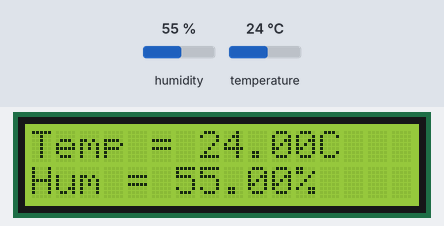
The sketch below on a simulated Arduino Uno, built with avr-gcc and run on an emulated ATmega328P. Shown: 16×2 character LCD. The test bench sets the inputs (shaded band); at power-on: humidity 55 %, temperature 24 °C.

Above: at 2.2 s.
2.3 s: humidity set to 22 %
At 3.9 s:
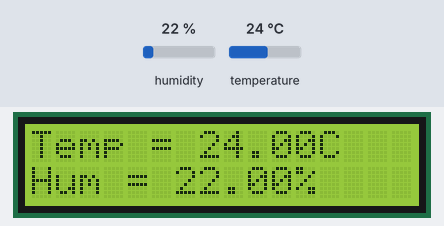
5.1 s: temperature set to 12 °C
At 6.7 s:
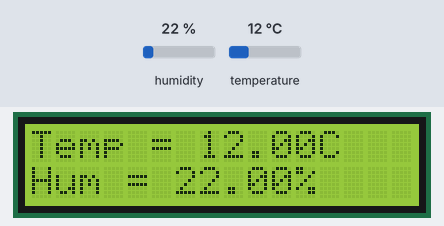
7.9 s: humidity set to 40 %
At 10.2 s:
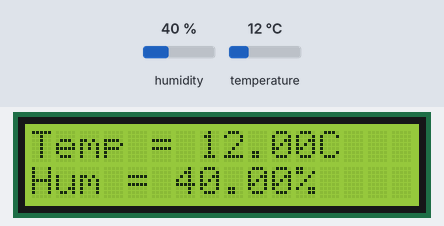
11.1 s: temperature set to 19 °C
At 13.0 s:
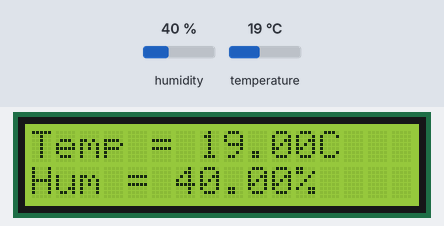
Timing chart, 0 to 14.5 s (numbered marks = the images above; inputs shaded):
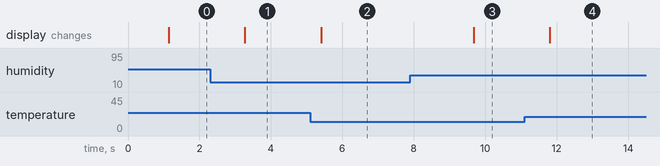

Measured:
- after the input at 2.3 s, the display: changes after 0.97 s (image 1)
- after the input at 5.1 s, the display: changes after 0.31 s (image 2)
- after the input at 7.9 s, the display: changes after 1.8 s (image 3)
- after the input at 11.1 s, the display: changes after 0.71 s (image 4)

The sketch:

Temp_mesure_code.ino
```cpp
#include <Wire.h>
#include <LiquidCrystal_I2C.h>
#include <DHT.h>

LiquidCrystal_I2C LCD(0x27, 16, 2);
DHT CAP(7,  DHT11);

void setup() {
  Wire.begin();
  CAP.begin();
  LCD.init();
  LCD.backlight();
  LCD.setCursor(0,0);
  LCD.print("Hello");
  LCD.setCursor(0,1);
  LCD.print("Project by yssf");
  delay(1000);
}

void loop() {
  float temp = CAP.readTemperature();
  float hum = CAP.readHumidity();
  LCD.clear();
  LCD.setCursor(0,0);
  LCD.print("Temp = " + String(temp) + "C");
  LCD.setCursor(0,1);
  LCD.print("Hum = " + String(hum) + "%");
  delay(500);
}
```
